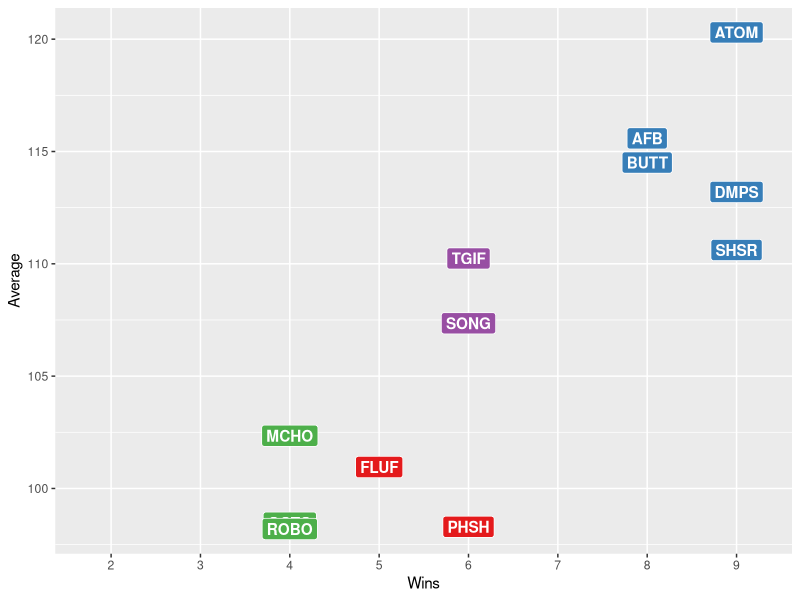
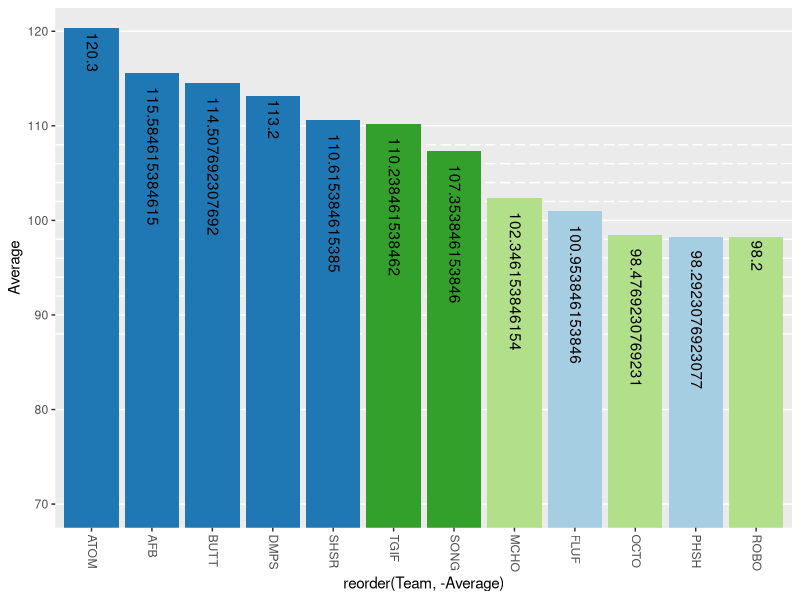

These figures' R source, in order:
## Load Libraries
library(ggplot2)
library(dplyr)

## Load and clean Data
scores <- as.data.frame(read.csv("allscores.csv", header = TRUE))
scores <- scores[complete.cases(scores),]

#Aggregate Data
current.season <- scores[scores$Season == 2016,] %>%
  group_by(Team) %>%
  summarize(Average = mean(Score),
            Wins = sum(Win))

#########################################
######## Tiered Clustering###############
#########################################

##Scale Wins and Points on a 0 to 1 scale
adj.season <- apply(current.season[,2:3], MARGIN = 2, FUN = function(X) (X - min(X))/diff(range(X)))

##Create Clusters
scoreCluster <- kmeans(adj.season, 4, nstart = 10000)

##Add clusters back to dataframe
current.season$tier <- scoreCluster$cluster

##Scatter Plot
##Save Size 600x350
ggplot(current.season, aes(x = Wins, y = Average, label = Team)) +
  geom_label(aes(fill = as.factor(tier)), colour = "white", fontface = "bold") +
  scale_fill_brewer(palette = "Set1") +
  scale_x_continuous(breaks = 1:max(current.season$Wins)) +
  theme(legend.position="none", panel.grid.minor.x = element_blank()) +
  coord_cartesian(xlim=c(1.75, max(current.season$Wins)+.25))

##Bar Chart
ggplot(current.season, aes(reorder(Team, -Average), y = Average)) +
  geom_bar(stat="identity", aes(fill = as.factor(tier))) +
  geom_text(aes(label = Average), hjust = -.1, vjust = .4, angle = 270) +
  scale_fill_brewer(palette = "Paired") +
  scale_y_continuous(breaks = c(60, 70, 80, 90, 100, 110, 120, 130, 140), 
                     minor_breaks = c(88, 92, 94, 96, 98, 102, 104, 106, 108)) +
  theme(legend.position="none", axis.text.x = element_text(angle = 270, hjust = 0, vjust = .4),
        panel.grid.major.x = element_blank(), panel.grid.minor.x = element_blank(),
        panel.grid.minor = element_line(linetype = "longdash", size = .5)) +
  labs(list(x = "Team", y = "Average Score")) +
  coord_cartesian(ylim=c(70,120))
